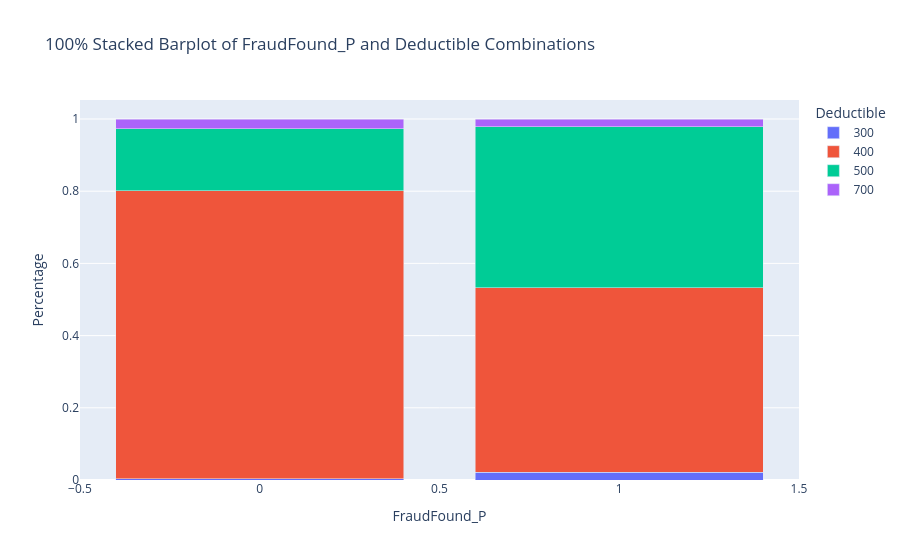

Notebook code cell kept with this figure:
### Code cell
plot_two_categorical(all_change,'FraudFound_P', 'Deductible', 'stacked_barplot')
# 주소를 이전한 대상 중, 보험사기인 사고의 경우 여러대가 아닌 한 대를 갖고 있는 피보험사들의 비율이 더 높다

### Figure 1 — Plotly figure (JSON) as saved in the notebook; plotly's stock layout.template omitted (floating-point values rounded to 4 significant figures)
{"data": [{"hovertemplate": "Deductible=300<br>FraudFound_P=%{x}<br>Percentage=%{y}<extra></extra>", "legendgroup": "300", "marker": {"color": "#636efa", "pattern": {"shape": ""}}, "name": "300", "orientation": "v", "showlegend": true, "textposition": "auto", "type": "bar", "x": [0, 1], "xaxis": "x", "y": [0.003906, 0.02128], "yaxis": "y"}, {"hovertemplate": "Deductible=400<br>FraudFound_P=%{x}<br>Percentage=%{y}<extra></extra>", "legendgroup": "400", "marker": {"color": "#EF553B", "pattern": {"shape": ""}}, "name": "400", "orientation": "v", "showlegend": true, "textposition": "auto", "type": "bar", "x": [0, 1], "xaxis": "x", "y": [0.7969, 0.5106], "yaxis": "y"}, {"hovertemplate": "Deductible=500<br>FraudFound_P=%{x}<br>Percentage=%{y}<extra></extra>", "legendgroup": "500", "marker": {"color": "#00cc96", "pattern": {"shape": ""}}, "name": "500", "orientation": "v", "showlegend": true, "textposition": "auto", "type": "bar", "x": [0, 1], "xaxis": "x", "y": [0.1719, 0.4468], "yaxis": "y"}, {"hovertemplate": "Deductible=700<br>FraudFound_P=%{x}<br>Percentage=%{y}<extra></extra>", "legendgroup": "700", "marker": {"color": "#ab63fa", "pattern": {"shape": ""}}, "name": "700", "orientation": "v", "showlegend": true, "textposition": "auto", "type": "bar", "x": [0, 1], "xaxis": "x", "y": [0.02734, 0.02128], "yaxis": "y"}], "layout": {"barmode": "stack", "legend": {"title": {"text": "Deductible"}, "tracegroupgap": 0}, "title": {"text": "100% Stacked Barplot of FraudFound_P and Deductible Combinations"}, "xaxis": {"anchor": "y", "domain": [0, 1], "title": {"text": "FraudFound_P"}}, "yaxis": {"anchor": "x", "domain": [0, 1], "title": {"text": "Percentage"}}}}
